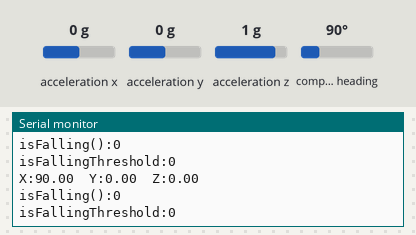
Simulated run of this sketch. Board: Arduino Uno, built with avr-gcc and run on an emulated ATmega328P. Shown: the last lines printed to the serial monitor. The test bench sets the inputs (shaded band); at power-on: acceleration x 0 g, acceleration y 0 g, acceleration z 1 g, compass heading 90°.

Above: at 2.2 s.
2.3 s: acceleration x set to -1.4 g
At 3.4 s:
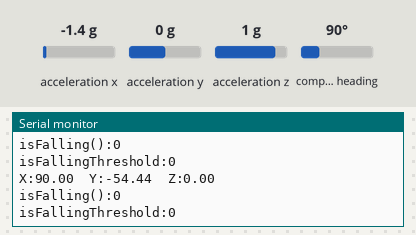
3.8 s: acceleration y set to -1.4 g
At 4.6 s:
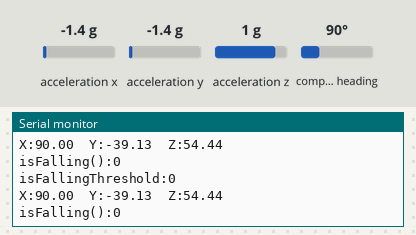
5.3 s: acceleration z set to -1.4 g
At 6.4 s:
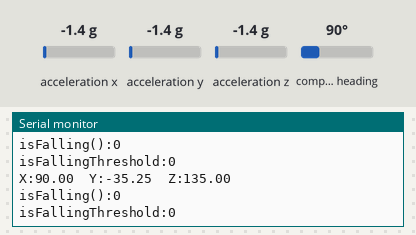
6.8 s: compass heading set to 7°
At 7.9 s:
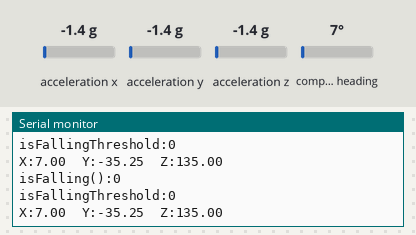
Timing chart, 0 to 9.3 s (numbered marks = the images above; inputs shaded):
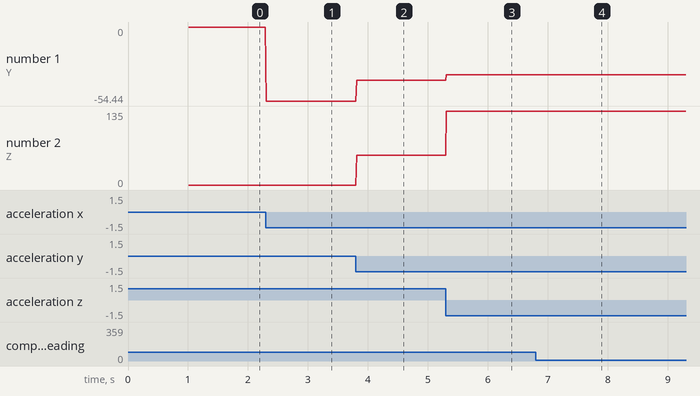

Measured:
- after the input at 2.3 s, the serial monitor: prints a new line at once (image 1)
- after the input at 3.8 s, the serial monitor: prints a new line at once (image 2)
- after the input at 5.3 s, the serial monitor: prints a new line at once (image 3)
- after the input at 6.8 s, the serial monitor: prints a new line at once (image 4)
- plotted number 1: 0 → -54.44 after the input at 2.3 s, -54.44 → -39.13 after the input at 3.8 s, -39.13 → -35.25 after the input at 5.3 s
- plotted number 2: 0 → 54.44 after the input at 3.8 s, 54.44 → 135 after the input at 5.3 s

The sketch:

Acceleration_Falling_Function.ino
```cpp
//things to code: isFalling, isFallingThreshold, getRotation,
#include <Wire.h>
#include <Adafruit_Sensor.h>
#include <Adafruit_BNO055.h>
#include <utility/imumaths.h>

#define DEFAULT_FALLING_ACCEL (9.5)

Adafruit_BNO055 bno = Adafruit_BNO055(55, 0x28);
imu::Vector<3> originalOrientation;

bool isFalling(){ //creates new sensor event, returns 0 for not falling, 1 for falling
  //create sensor event
  sensors_event_t event;
  bno.getEvent(&event);
  imu::Vector<3> accel = bno.getVector(Adafruit_BNO055::VECTOR_LINEARACCEL);

  float linearAcceleration = pow(pow(accel.x(),2)+pow(accel.y(),2)+pow(accel.z(),2),0.5);

  return(DEFAULT_FALLING_ACCEL<linearAcceleration);
}

bool isFallingThreshold(float accelerationThreshold){ //creates new sensor event, return 0 for not falling, 1 for falling, based on acceleration threshold for falling
  //create sensor event
  sensors_event_t event;
  bno.getEvent(&event);
  imu::Vector<3> accel = bno.getVector(Adafruit_BNO055::VECTOR_LINEARACCEL);

  float linearAcceleration = pow(pow(accel.x(),2)+pow(accel.y(),2)+pow(accel.z(),2),0.5);

  return(accelerationThreshold<linearAcceleration);
}

imu::Vector<3> getEulerOrientation(){ //returns the euler orientation vector
  //create sensor event
  sensors_event_t event;
  bno.getEvent(&event);
  return(bno.getVector(Adafruit_BNO055::VECTOR_EULER));
}

void setup() {
  // put your setup code here, to run once:
  Serial.begin(115200);
  Serial.println("Orientation Sensor Test");

  if(!bno.begin())
  {
    /* There was a problem detecting the BNO055 ... check your connections */
    Serial.print("Ooops, no BNO055 detected ... Check your wiring or I2C ADDR!");
    while(1);
  }

  delay(1000);

  bno.setExtCrystalUse(true);

}

void loop() {
  // put your main code here, to run repeatedly:
  Serial.print("isFalling():");
  Serial.println(isFalling());

  float threshold=4;
  Serial.print("isFallingThreshold:");
  Serial.println(isFallingThreshold(threshold));

  imu::Vector<3> orientation=getEulerOrientation();
  Serial.print("X:");
  Serial.print(orientation.x());
  Serial.print("\tY:");
  Serial.print(orientation.y());
  Serial.print("\tZ:");
  Serial.println(orientation.z());


}
```
